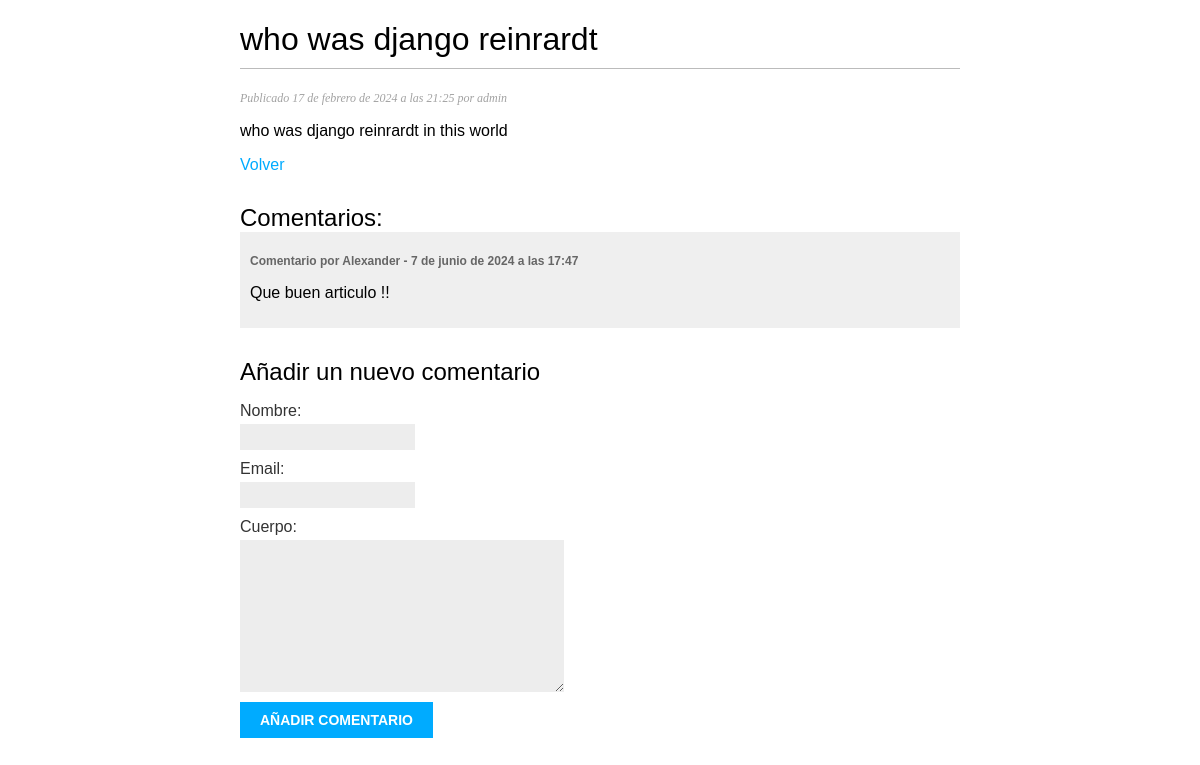
The page /blog/2024/2/17/django-reinrardt/ on the database its author committed.
### blog/models.py (models this page shows, shortened)
class Post(models.Model):
    class Estado(models.TextChoices): # Enumeración de opciones de estado : Borrador y Publicado
        BORRADOR = 'BR', 'Borrador'
        PUBLICADO = 'PB', 'Publicado'
    titulo = models.CharField(max_length=250)
    slug = models.SlugField(max_length=250)
    autor = models.ForeignKey(User,
                               on_delete=models.CASCADE)
    cuerpo = models.TextField()
    fecha_publicado = models.DateTimeField(default=timezone.now)
    fecha_creado = models.DateTimeField(auto_now_add=True)
    estado = models.CharField(max_length=2,
                              choices=Estado.choices,
                              default=Estado.BORRADOR)

class Comentario(models.Model):
    post = models.ForeignKey(Post,
                             on_delete=models.CASCADE,
                             related_name='comentarios') # Relación inversa para acceder a los comentarios de un post.
    nombre = models.CharField(max_length=80)
    email = models.EmailField()
    cuerpo = models.TextField()
    fecha_creado = models.DateTimeField(auto_now_add=True)
    activo = models.BooleanField(default=True)

### blog/views.py (the view)
# urls.py: path('<int:year>/<int:month>/<int:day>/<slug:post>/',views.post_detalle,name='post_detalle'),
def post_detalle(request, year, month, day, post):
    post = get_object_or_404(Post,
                            estado=Post.Estado.PUBLICADO,
                            slug=post,
                            fecha_publicado__year=year,
                            fecha_publicado__month=month,
                            fecha_publicado__day=day)
    comentarios = post.comentarios.filter(activo=True)
    form = ComentarioForm()
    return render(request,
                  'blog/post/detalle.html',
                  {'post': post,
                   'comentarios': comentarios,
                   'form': form})

### blog/forms.py
class ComentarioForm(forms.ModelForm):
    class Meta:
        model = Comentario
        fields = ['nombre', 'email', 'cuerpo'] # Campos que se mostrarán en el formulario

### blog/templates/blog/post/detalle.html (shortened to what this page needs)
{% extends "base.html" %}
{% block content %}
    <h1>{{ post.titulo }}</h1>
    <p class="date">
        Publicado {{ post.fecha_publicado }} por {{ post.autor }}
    </p>
    {{ post.cuerpo | linebreaks }}
    <p><a href="{% url 'blog:post_lista' %}">Volver</a></p>
    <h2>Comentarios: </h2>
    {% for comentario in comentarios %}
        <div class="comment">
            <p class="info">
                Comentario por {{ comentario.nombre }} - {{ comentario.fecha_creado }}
            </p>
            {{ comentario.cuerpo|linebreaks }}
        </div>
    {% empty %}
        <p>No hay ningun comentario</p>
    {% endfor %}
    <h2>Añadir un nuevo comentario</h2>
    <form action="{% url 'blog:post_comentar' post.id %}" method="post">
        {{ form.as_p }}
        <p><input type="submit" value="Añadir comentario"></p>
    </form>
{% endblock %}

### blog/static/css/blog.css (style rules this page uses)
body { margin: 0; padding: 0; font-family: helvetica, sans-serif; }
a { color: #00abff; text-decoration: none; }
h1 { font-weight: normal; border-bottom: 1px solid #bbb; padding: 0 0 10px 0; }
h2 { font-weight: normal; margin: 30px 0 0; }
p.date { color: #a2a2a2; font-family: georgia, serif; font-size: 12px; font-style: italic; }
label { float: left; clear: both; color: #333; margin-bottom: 4px; }
input, textarea { clear: both; float: left; margin: 0 0 10px; background: #ededed; border: 0; padding: 6px 10px; font-size: 12px; }
input[type=submit] { font-weight: bold; background: #00abff; color: #fff; padding: 10px 20px; font-size: 14px; text-transform: uppercase; }
.comment { padding: 10px; }
.comment:nth-child(even) { background: #efefef; }
.comment .info { font-weight: bold; font-size: 12px; color: #666; }

### rows shown on the page
Post: titulo "who was django reinrardt", fecha_publicado "17 de febrero de 2024 a las 21:25", autor "admin", cuerpo "who was django reinrardt in this world"
Comentario: nombre "Alexander", fecha_creado "7 de junio de 2024 a las 17:47", cuerpo "Que buen articulo !!"
